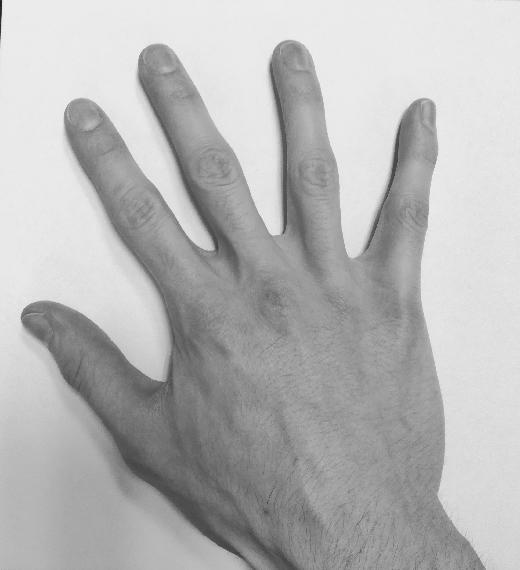
#> input picture Source.jpg, 520 x 570 px
$ jupyter execute TP_ImageRegistration_Images_RIOS.ipynb
#> lines starting #> are read from the running program, lines starting #| are printed output that depends on the picture; after the words box and inside, x2 and y2 are one past the last pixel; in counts of white or black regions, pixels touching at a corner belong together
## Image registration

**Deadline**: Upload this notebook (rename it as 'TP-ImageRegistration-Images-YOUR-SURNAME.ipynb') to E-Campus before the deadline (see E-campus for the exact timing).

**Goal**: The goal of this notebook is to implement the algorithms seen today for pixel-based image registration. Please complete the code where you see **XXXXXXXXXXXXXX**

You will first take two pictures of your right hand into two different positions. Please keep the same topology, ie do not bend or stick together two fingers for instance.

If you can't take the pictures, you can use two pictures of my hand (see below).

[cell 1]
if 'google.colab' in str(get_ipython()):
  from google_drive_downloader import GoogleDriveDownloader as gdd
  gdd.download_file_from_google_drive(file_id='1XpgGRo839pBwIhb6h77xoG-NtHEg2DVd',
  dest_path='./Source.jpg')

  from google_drive_downloader import GoogleDriveDownloader as gdd
  gdd.download_file_from_google_drive(file_id='12FKfLjKreAksI3rEcDx4_oEn3qjAzEua',
  dest_path='./Target.jpg')
else:
  print('You are not using Colab. Please define working_dir with the absolute path to the folder where you downloaded the data')

# Please modify working_dir only if you are using your Anaconda (and not Google Colab)
# You should write the absolute path of your working directory with the data
workingDir='./'

We will use the skimage library to read and resize images, you can of course use others (openCV, pillow, scipy, etc.)

[cell 2]
from skimage.io import imread
from skimage.transform import resize

import matplotlib.pyplot as plt
from numpy import linalg as LA
import numpy as np
import scipy.ndimage

The first thing to do is to create a function that creates the transformation matrix T. Please complete the following function following the rules explained in the header of the function.

[cell 3]
def Tmatrix(scale=(1,1), rotationAngle=0, shearAngles=(0,0),translation=(0,0),elation=(0,0),reflection=(False,False)):
    '''
    Transformation matrix defined as the composition of 6 possible geometric
    transformations: Reflection (Re), Rotation (R), Scaling (S), Shear (Sh),
    Translation (T) and Elation (E).
    For the linear transformation part, we assume this composition:
        A = Re * R * S * Sh

    Inputs:
            scale: is a tuple with sx and sy (two scalar values)
            rotationAngle: is an angle in degrees (scalar value)
            shearAngles: is a tuple with the two shear angles in degrees (scalar value)
            translation: is a tuple with tx and ty (scalar values)
            elation: is a tuple containing the elation part (scalar values)
            reflection: is a tuple of Boolean values indicating wheter to reflect with respect to x and y axis

    Output:
            T: the 3x3 transformation matrix (homogeneous coordinates)
    '''

    if len(scale) != 2:
        raise ValueError("scale should be a tuple of length 2")
    if len(shearAngles)!= 2:
        raise ValueError("shearAngles should be a tuple of length 2")
    if len(translation)!= 2:
        raise ValueError("translation should be a tuple of length 2")
    if len(elation)!= 2:
        raise ValueError("elation should be a tuple of length 2")
    if len(reflection)!= 2:
        raise ValueError("reflection should be a tuple of length 2")
    if type(reflection[0])!= bool or type(reflection[1]) != bool:
        raise ValueError("reflection should contain two boolean values")
    if np.ndim(rotationAngle) != 0:
        raise ValueError("rotationAngle should be a scalar")

    # transform angles from degrees to radians
    rotation_rad = np.deg2rad(rotationAngle)
    shear_angles_rad = tuple(np.deg2rad(angle) for angle in shearAngles)


    # Create individual transformation matrices
    scale_matrix = np.array([[scale[0], 0],
                             [0, scale[1]]])

    rotation_matrix = np.array([[np.cos(rotation_rad), -np.sin(rotation_rad)],
                                [np.sin(rotation_rad), np.cos(rotation_rad)]])

    shear_matrix = np.array([[1, np.tan(shear_angles_rad[0])],
                             [np.tan(shear_angles_rad[1]), 1]])

    reflection_matrix = np.array([[-1 if reflection[0]==True else 1, 0],
                                  [0, -1 if reflection[1]==True else 1]])

    A = reflection_matrix @ rotation_matrix @ scale_matrix @ shear_matrix

    # Compute T
    T = np.zeros((3,3))
    T[:2,:2] = A
    T[0,2] = translation[0]
    T[1,2] = translation[1]
    T[2,0] = elation[0]
    T[2,1] = elation[1]
    T[2,2] = 1


    return T

Test here, your function.

[cell 4]
## Define Transformation
T=Tmatrix(scale=(2,3), rotationAngle=40, shearAngles=(30,60),translation=(3,2),elation=(2,4),reflection=(False,True))
T

Next, we need to create a function that apply the previously created transformation matrix. We will need to apply it either to 2D points, seen as a [Nx2] numpy array where N is the number of points, or to image coordinates, modeled as a [2xNxM] Numpy array where N and M are the number of rows and columns of the image respectively.

[cell 5]
def applyTransformation(T, points=None, coords=None):
    '''
    Apply geometric transformation to points or image coordinates.
    Transformation is defined by a 3x3 matrix

    Inputs:
        points: Nx2 Numpy array of points
        coordinates: 2xNxM Numpy array of image coordinates
        T: 3x3 matrix trasformation

    Output:
        pm: Nx2 points after transformation
        cm: 2xNxM image coordinates after transformation
    '''
    if points is None and coords is None:
        raise ValueError("Error ! You should provide points and/or coords")

    if points is not None:
        N,d = points.shape
        if d != 2 and N==2:
            print('WARNING ! points should be an array of dimension Nx2'+
                  ' Transposing the array')
            points=points.T
            N,d = points.shape

        if d != 2:
            raise ValueError("Error ! Function works only with 2D points")

        # Transform points into homogeneous coordinates (adding one...)

        points = np.concatenate((points, np.ones((N, 1))), axis=1)


        # Apply transformation
        result = T @ points.T


        # If homography, ...
        if T[2,0] != 0 or T[2,1] != 0:
            result[0] = result[0] / result[2]
            result[1] = result[1] / result[2]

        pm=np.delete(result, 2, 0).T
    else:
        pm=None

    if coords is not None:
        d,N,M = coords.shape

        if d != 2:
            raise ValueError("Error ! Function works only with 2D coordinates")

        p = coords.reshape((2,N*M)).T # reshape coordinates as list of points
        # Transform points into homogeneous coordinates (adding one...)
        p=np.concatenate((p, np.ones((N*M, 1))), axis=1)

        # Apply transformation
        result = (T @ p.T).T

        # If homography, ...
        if T[2,0] != 0 or T[2,1] != 0:
            result[0] = result[0] / result[2]
            result[1] = result[1] / result[2]


        # If homography, ...
        pm=np.delete(result, 2, 1).T

        cm = pm.reshape((2,N,M))

    else:
        cm =None

    return pm,cm

Now, we can test the two functions on some data-sets of 2D points. To keep things simple, you will create two data-sets of points.

In the first one, the points will draw an ellipse (ie uniform sampling on an ellipse).
In the secon data-set, the points will draw a square (ie uniform sampling on a square).

You will then try several (at least five) different trasformations and check if your code works well.

[cell 6]
# Ellipse
theta = np.deg2rad(np.arange(0.0, 360.0, 1.0))
x = np.cos(theta)
y = np.sin(theta)
points=np.array([x, y]).T

## Define Transformation
T=Tmatrix(scale=(2,3), rotationAngle=45, shearAngles=(30,0),translation=(4,10),elation=(0,0),reflection=(False,False))

## Apply trasformation
moved = applyTransformation(T, points=points)[0]

fig = plt.figure(figsize=(8, 8))
ax1 = plt.subplot(1, 3, 1)
ax2 = plt.subplot(1, 3, 2)
ax1.scatter(points[:,0],points[:,1])
ax2.scatter(moved[:,0],moved[:,1])

minimum = np.min((ax1.get_xlim(),ax1.get_ylim(),ax2.get_xlim(),ax2.get_ylim()))
maximum = np.max((ax1.get_xlim(),ax1.get_ylim(),ax2.get_xlim(),ax2.get_ylim()))

ax1.set_xlim(minimum*1.2,maximum*1.2)
ax1.set_ylim(minimum*1.2,maximum*1.2)
ax2.set_xlim(minimum*1.2,maximum*1.2)
ax2.set_ylim(minimum*1.2,maximum*1.2)

fig.tight_layout()
plt.show()

[cell 7]
# Square
num_points = 100000
x= np.concatenate((-np.ones(200),np.arange(-1.0, 1.0, 0.01),np.arange(-1.0, 1.0, 0.01),np.ones(200)))
y= np.concatenate((np.arange(-1.0, 1.0, 0.01),-np.ones(200),np.ones(200),np.arange(-1.0, 1.0, 0.01)))
points=np.array([x,y]).T

## Define Transformation
T=Tmatrix(scale=(2,1), rotationAngle=45, shearAngles=(0,0),translation=(0,0),elation=(0,0),reflection=(False,False))

## Apply trasformation
moved = applyTransformation(T, points=points)[0]

fig = plt.figure(figsize=(8, 8))
ax1 = plt.subplot(1, 3, 1)
ax2 = plt.subplot(1, 3, 2)
ax1.scatter(points[:,0],points[:,1])
ax2.scatter(moved[:,0],moved[:,1])

minimum = np.min((ax1.get_xlim(),ax1.get_ylim(),ax2.get_xlim(),ax2.get_ylim()))
maximum = np.max((ax1.get_xlim(),ax1.get_ylim(),ax2.get_xlim(),ax2.get_ylim()))

ax1.set_xlim(minimum*1.2,maximum*1.2)
ax1.set_ylim(minimum*1.2,maximum*1.2)
ax2.set_xlim(minimum*1.2,maximum*1.2)
ax2.set_ylim(minimum*1.2,maximum*1.2)

fig.tight_layout()
plt.show()
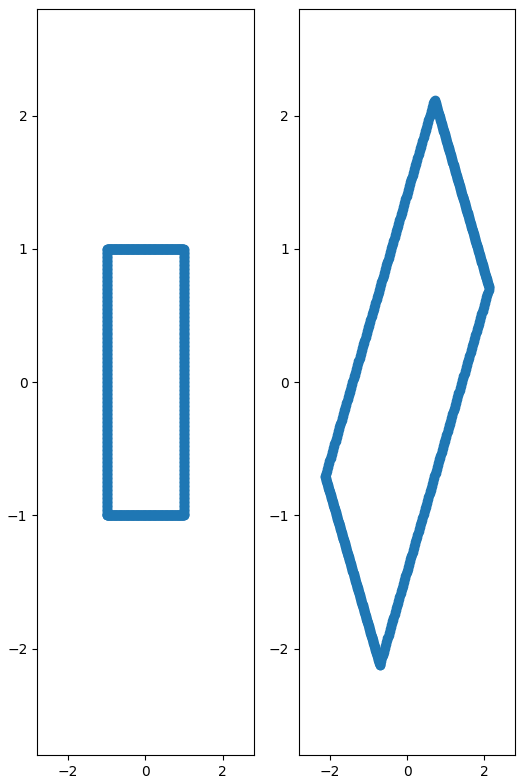
#> figure drawn by matplotlib, 2 panels

Now, we can finally move to images. Here, you can load and plot the two images of your (or mine) right hand. Pixel intensities are normalized in order to be float between 0 and 1.

[cell 8]
SourceIm = imread(workingDir + 'Source.jpg', as_gray=True)
#> SourceIm is the input picture: shape (570, 520); min 29, max 255, mean 181.6
SourceImNorm=(SourceIm - np.amin(SourceIm)) / (np.amax(SourceIm) - np.amin(SourceIm))
TargetIm = imread(workingDir + 'Target.jpg', as_gray=True)
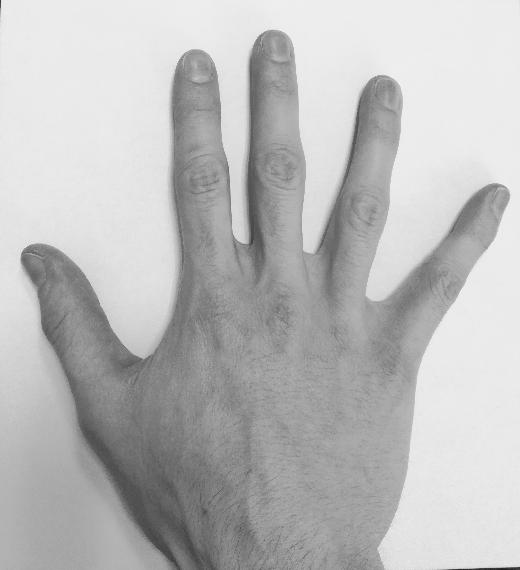
#> input picture Target.jpg, 520 x 570 px
#> TargetIm is the input picture: shape (570, 520); min 29, max 250, mean 187.2
TargetImNorm=(TargetIm - np.amin(TargetIm)) / (np.amax(TargetIm) - np.amin(TargetIm))

fig = plt.figure(figsize=(10, 10))
ax1 = plt.subplot(1, 2, 1)
ax2 = plt.subplot(1, 2, 2)
ax1.imshow(SourceImNorm, cmap='gray')
ax1.set_title('Source image')
ax2.imshow(TargetImNorm, cmap='gray')
ax2.set_title('Target image')
plt.show()

In the following function, you will code the forward warping technique with point splatting.

Theoretically, an image could be associated with a coordinate chart giving the real-world coordinates of each pixel. However, the problem becomes more difficult and in many applications we do not actually have this coordinate chart. Here, you will simply consider the coordinate of a pixel as its row and column position.

In the forward warping, as seen during the lecture of this morning, the coordinates of a pixel of a source image $I$ might not be warped exactly onto the output grid. When it falls within the grid, but not on the grid, we assign (ie splat) the pixel intensity of $I$ to the four neighbour 'corners' of the output grid.

These contributions must be weighted and for this reason a typical solution is to create an 'accumulator'. This is an array of the same size of the output grid which quantifies the number of contributions that each corner of the output grid has received. By simply dividing by the number of contributions (output grid ./ accumulator), we obtain at each corner of the output grid an averaged estimate of the intensity of the transformed image.

[cell 9]
def ForwardWarping(I,T,coords=None,outputShape=None):
    '''
    Apply forward warping to an image I based on a transformation T.
    Transformation is defined by a 3x3 matrix T

    Inputs:
        I: image to transform
        T: 3x3 matrix trasformation
        coords: coordinates of the image. If None, the coordinates of a pixel
                are automatically its row and column position
        outputShape: defines the shape of the transformed image.
                     It can be 'None', same shape as the input image I or 'BB',
                     bounding box of the transformed image I_T,  or a tuple/numpy
                     array with 4 elements (min x, max x, min y, max y)

    Output:
        J: transformed image
    '''

    if coords is None:
      coords = np.mgrid[0:I.shape[0], 0:I.shape[1]] # coordinates of the image I
      cm = applyTransformation(T,coords=coords)[1]

      if outputShape is None:
          outputShape=(0,I.shape[0],0,I.shape[1])

      elif outputShape == 'BB':
          #Find extremities bounding box
          bx=int(np.floor(np.min(cm[0,:,:])))
          ux=int(np.ceil(np.max(cm[0,:,:])))
          by=int(np.floor(np.min(cm[1,:,:])))
          uy=int(np.ceil(np.max(cm[1,:,:])))
          outputShape=(bx,ux,by,uy)

      elif isinstance(outputShape, tuple):
          if len(outputShape) != 4:
              raise ValueError("Error ! outputShape should be of length 4")

      elif isinstance(outputShape, np.ndarray):
          if len(outputShape) != 4:
              raise ValueError("Error ! outputShape should be of length 4")
      else:
          raise ValueError("Error ! outputShape should be None, 'BB' or a tuple/numpy array with 4 elements")

      J= np.zeros([outputShape[1]-outputShape[0], outputShape[3]-outputShape[2] ]) # transformed image
      acc= np.zeros([outputShape[1]-outputShape[0], outputShape[3]-outputShape[2] ]) # accumulator

      for i in range(cm.shape[1]):
          for j in range(cm.shape[2]):

              # transformed coordinate of a pixel
              p=cm[:,i,j]
              x=p[0]
              y=p[1]

              # Check if point is inside outputShape
              if x>=outputShape[0] and x<=outputShape[1] and y>=outputShape[2] and y<=outputShape[3]:

                  # translate if necessary, since output image will start from (0,0)
                  # it basically shifts transformed points in the positive quadrant
                  if outputShape[0]<0:
                      x=x+abs(outputShape[0])

                  if outputShape[2]<0:
                      y=y+abs(outputShape[2])

                  # Look for the four corners
                  bl=( int(x), int(y) ) # bottom left
                  br=( int(x) + 1, int(y) ) # bottom right
                  ul=( int(x), int(y) + 1 ) # up left
                  ur=( int(x) + 1, int(y) + 1 ) # up right

                  # Update J and acc
                  if bl[0]>=outputShape[0] and bl[0]<=outputShape[1] and bl[1]>=outputShape[2] and bl[1]<outputShape[3]:
                      J[bl[0],bl[1]] += I[coords[0,i,j],coords[1,i,j]]
                      acc[bl[0],bl[1]]+=1
                  if br[0]>=outputShape[0] and br[0]<=outputShape[1] and br[1]>=outputShape[2] and br[1]<outputShape[3]:
                        J[br[0],br[1]] += I[coords[0,i,j],coords[1,i,j]]
                        acc[br[0],br[1]]+=1
                  if ul[0]>=outputShape[0] and ul[0]<=outputShape[1] and ul[1]>=outputShape[2] and ul[1]<outputShape[3]:
                        J[ul[0],ul[1]] += I[coords[0,i,j],coords[1,i,j]]
                        acc[ul[0],ul[1]]+=1
                  if ur[0]>=outputShape[0] and ur[0]<=outputShape[1] and ur[1]>=outputShape[2] and ur[1]<outputShape[3]:
                        J[ur[0],ur[1]] += I[coords[0,i,j],coords[1,i,j]]
                        acc[ur[0],ur[1]]+=1


      acc[acc==0]=1
      J=np.divide(J,acc)

    else:
        raise ValueError("Error ! Still not implemented")

    return J

Let's test your implementation of the forward warping with the right hand image. Test with at least 5 different transformation matrices (try different configurations).

[cell 10]
# Resize image (to make it faster...)
X= resize(SourceImNorm, (250,250), anti_aliasing=True)
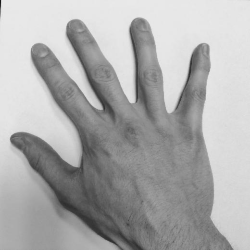
#> X: shape (250, 250) float64; min 0.0932, max 0.922, mean 0.675
T=Tmatrix(scale=(1,1), rotationAngle=180, shearAngles=(0,0),translation=(248,250),elation=(0,0),reflection=(False,False))
print('The transformation matrix T is:\n', T)

Xmf=ForwardWarping(X,T,outputShape=None)
#> after the loop in ForwardWarping, `for i in range(cm.shape[1]):`:
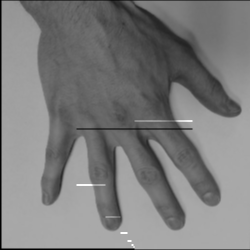
#> J: shape (250, 250) float64; min 0, max 5.47, mean 2.67; drawn with min black and max white
#> after the loop in ForwardWarping, `for i in range(cm.shape[1]):`:
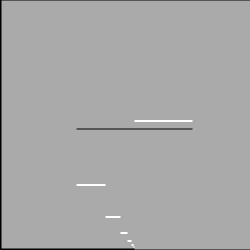
#> acc: shape (250, 250) float64; min 0, max 6, mean 3.95; drawn with min black and max white
#> after the loop in ForwardWarping, `for i in range(cm.shape[1]):`: bl = (0, 134); br = (1, 134); ul = (0, 135); ur = (1, 135)

fig = plt.figure(figsize=(15, 15))
ax1 = plt.subplot(1, 2, 1)
ax2 = plt.subplot(1, 2, 2)
ax1.imshow(X, cmap='gray')
ax1.set_title('Source image')
ax2.imshow(Xmf, cmap='gray')
ax2.set_title('Forward warped image')
plt.show()

[cell 11]
# Resize image (to make it faster...)
X= resize(SourceImNorm, (250,250), anti_aliasing=True)
T=Tmatrix(scale=(1,1), rotationAngle=45, shearAngles=(0,0),translation=(0,0),elation=(0,0),reflection=(False,False))
print('The transformation matrix T is:\n', T)

Xmf=ForwardWarping(X,T,outputShape=None)
#> after the loop in ForwardWarping (call 2), `for i in range(cm.shape[1]):`:
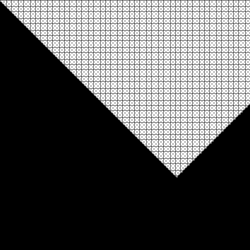
#> acc: shape (250, 250) float64; min 0, max 5, mean 1.66; drawn with min black and max white
#> after the loop in ForwardWarping (call 2), `for i in range(cm.shape[1]):`: bl = (102, 249); br = (103, 249); ul = (102, 250); ur = (103, 250)

fig = plt.figure(figsize=(15, 15))
ax1 = plt.subplot(1, 2, 1)
ax2 = plt.subplot(1, 2, 2)
ax1.imshow(X, cmap='gray')
ax1.set_title('Source image')
ax2.imshow(Xmf, cmap='gray')
ax2.set_title('Forward warped image')
plt.show()

[cell 12]
# Resize image (to make it faster...)
X= resize(SourceImNorm, (250,250), anti_aliasing=True)
T=Tmatrix(scale=(1,1), rotationAngle=90, shearAngles=(0,0),translation=(-2,0),elation=(0,0),reflection=(True,False))
print('The transformation matrix T is:\n', T)

Xmf=ForwardWarping(X,T,outputShape=None)
#> after the loop in ForwardWarping (call 3), `for i in range(cm.shape[1]):`:
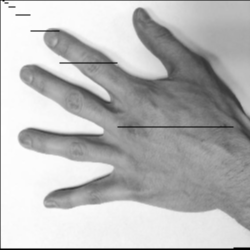
#> J: shape (250, 250) float64; min 0, max 3.66, mean 2.66; drawn with min black and max white
#> after the loop in ForwardWarping (call 3), `for i in range(cm.shape[1]):`:
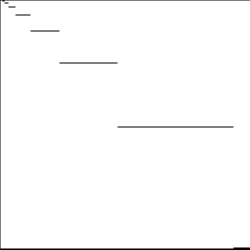
#> acc: shape (250, 250) float64; min 0, max 4, mean 3.94; drawn with min black and max white
#> after the loop in ForwardWarping (call 3), `for i in range(cm.shape[1]):`: bl = (246, 249); br = (247, 249); ul = (246, 250); ur = (247, 250)
#> in ForwardWarping (call 3), `acc[acc==0]=1`:
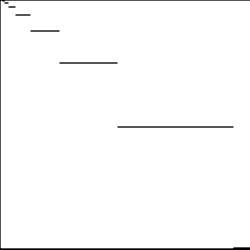
#> acc: shape (250, 250) float64; 0.43% of pixels changed, all inside (x1, y1, x2, y2) = (0, 0, 250, 250); drawn with min black and max white
#> in ForwardWarping (call 3), `J=np.divide(J,acc)`:
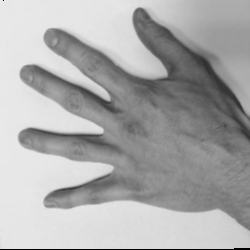
#> J: shape (250, 250) float64; min 0, max 0.922, mean 0.672

fig = plt.figure(figsize=(15, 15))
ax1 = plt.subplot(1, 2, 1)
ax2 = plt.subplot(1, 2, 2)
ax1.imshow(X, cmap='gray')
ax1.set_title('Source image')
ax2.imshow(Xmf, cmap='gray')
ax2.set_title('Forward warped image')
plt.show()
#> (the rest of the program and of its run is left out)
